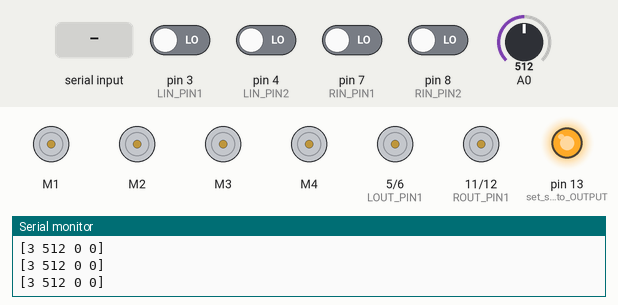
A sketch run on a simulated Arduino Uno, built with avr-gcc and run on an emulated ATmega328P. Parts: 4 × DC motor (green arrow = forward, orange = backward, longer = faster), motor-driver pin pairs drawn as motors (green arrow = first pin HIGH = forward, orange = second pin HIGH = backward, longer = more drive), output pins drawn as LEDs (lit = HIGH), the last lines printed to the serial monitor. Inputs (shaded band) come from the test bench; at power-on: pin 3 (LIN_PIN1), pin 4 (LIN_PIN2), pin 7 (RIN_PIN1), pin 8 (RIN_PIN2) LOW, A0 = 512.

Above: at 1.2 s.
1.3 s: "[a a 90 45 200 10]\n" received over Serial
At 2.4 s:
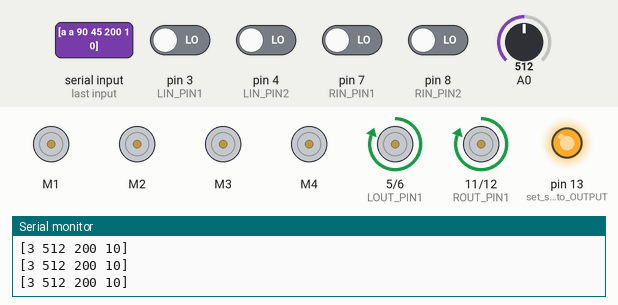
Timing chart, 0 to 4.3 s (numbered marks = the images above; inputs shaded):
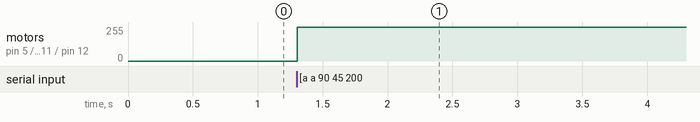

The sketch:

dev03-thigh_u.ino
```cpp
#include <Wire.h>
#include <Adafruit_MotorShield.h>
#include "utility/Adafruit_PWMServoDriver.h"
#include <string.h>

#define DEV_ID 3
#define LIN_PIN1  3
#define LIN_PIN2  4
#define LOUT_PIN1 5
#define LOUT_PIN2 6
#define RIN_PIN1  7
#define RIN_PIN2  8
#define ROUT_PIN1 11
#define ROUT_PIN2 12

Adafruit_MotorShield AFMS = Adafruit_MotorShield();
Adafruit_DCMotor *motors[4];
static int v[2];
static char signature;
static char leftsig;
static char rightsig;
static char instr_activate;

const int bufsize = 256;
const int safesize = bufsize / 2;
char buf[bufsize];
char msg[bufsize];
char wbuf[safesize];
unsigned long msecs;
char numbuf[4];

int limit(int x, int a, int b) {
  if (x > b) {
    return b;
  } else if (x < a) {
    return a;
  } else {
    return x;
  }
}

void setmotors(int leftv, int rightv) {
  bool leftisneg = leftv < 0;
  bool rightisneg = rightv < 0;
  leftv = limit(abs(leftv), 0, 128);
  rightv = limit(abs(rightv), 0, 128);
  if (leftsig == signature) {
    motors[0]->setSpeed(leftv);
    motors[1]->setSpeed(leftv);
    if (leftisneg) {
      motors[0]->run(BACKWARD);
      motors[1]->run(FORWARD);
    } else {
      motors[0]->run(FORWARD);
      motors[1]->run(BACKWARD);
    }
  } else {
    motors[0]->setSpeed(0);
    motors[1]->setSpeed(0);
  }
  if (rightsig == signature) {
    motors[2]->setSpeed(rightv);
    motors[3]->setSpeed(rightv);
    if (rightisneg) {
      motors[2]->run(FORWARD);
      motors[3]->run(BACKWARD);
    } else {
      motors[2]->run(BACKWARD);
      motors[3]->run(FORWARD);
    }
  } else {
    motors[2]->setSpeed(0);
    motors[3]->setSpeed(0);
  }
}

void read_signatures() {
  char leftbit0 = (digitalRead(LIN_PIN1) == HIGH);
  char leftbit1 = (digitalRead(LIN_PIN2) == HIGH) << 1;
  leftsig = leftbit1 | leftbit0;
  char rightbit0 = (digitalRead(RIN_PIN1) == HIGH);
  char rightbit1 = (digitalRead(RIN_PIN2) == HIGH) << 1;
  rightsig = rightbit1 | rightbit0;
}

void write_signature() {
  char bit0 = (signature & 0x01);
  char bit1 = (signature & 0x02) >> 1;
  digitalWrite(LOUT_PIN1, bit0 ? HIGH : LOW);
  digitalWrite(LOUT_PIN2, bit1 ? HIGH : LOW);
  digitalWrite(ROUT_PIN1, bit0 ? HIGH : LOW);
  digitalWrite(ROUT_PIN2, bit1 ? HIGH : LOW);
}

void setup() {
  motors[0] = AFMS.getMotor(1);
  motors[1] = AFMS.getMotor(2);
  motors[2] = AFMS.getMotor(3);
  motors[3] = AFMS.getMotor(4);

  pinMode(A0, INPUT);

  // signature synchronization
  pinMode(LIN_PIN1, INPUT);
  pinMode(LIN_PIN2, INPUT);
  pinMode(LOUT_PIN1, OUTPUT);
  pinMode(LOUT_PIN2, OUTPUT);
  pinMode(RIN_PIN1, INPUT);
  pinMode(RIN_PIN2, INPUT);
  pinMode(ROUT_PIN1, OUTPUT);
  pinMode(ROUT_PIN2, OUTPUT);
  write_signature();

  pinMode(13, OUTPUT); // set status LED to OUTPUT and HIGH
  digitalWrite(13, HIGH);

  AFMS.begin();
  setmotors(0, 0);
  Serial.begin(57600);
  msecs = millis();
}

static int targetv[2];
static int prevv[2];
static int targetp[2];

void loop() {
  int nbytes = 0;
  if ((nbytes = Serial.available())) {
    // read + attach null byte
    int obytes = strlen(buf);
    Serial.readBytes(&buf[obytes], nbytes);
    buf[nbytes + obytes] = '\0';

    // resize just in case
    if (strlen(buf) > safesize) {
      memmove(buf, &buf[strlen(buf) - safesize], safesize);
      buf[safesize] = '\0'; // just in case
    }

    // extract possible message
    char *s, *e;
    if ((e = strchr(buf, '\n'))) {
      e[0] = '\0';
      if ((s = strrchr(buf, '['))) {
        // CUSTOMIZE
        sscanf(s, "[%c %c %d %d %d %d]\n",
          &instr_activate,
          &signature,
          &targetp[0],
          &targetp[1],
          &targetv[0],
          &targetv[1]);
        write_signature();
      }
      memmove(buf, &e[1], strlen(&e[1]) + sizeof(char));
    }
  }
  int deltav[2] = { targetv[0] - prevv[0], targetv[1] - prevv[1] };
  int sign[2] = { deltav[0] >= 0 ? 1 : -1, deltav[1] >= 0 ? 1 : -1 };
  deltav[0] *= sign[0];
  deltav[1] *= sign[1];
  if (deltav[0] > 4) {
    deltav[0] = 4;
  }
  if (deltav[1] > 4) {
    deltav[1] = 4;
  }
  v[0] = limit(prevv[0] + (deltav[0] * sign[0]), -255, 255);
  v[1] = limit(prevv[1] + (deltav[1] * sign[1]), -255, 255);
  read_signatures();
  setmotors(v[0], v[1]);
  prevv[0] = v[0];
  prevv[1] = v[1];

  if (millis() - msecs > 100) {
    sprintf(wbuf, "[%d %d %d %d]\n",
      DEV_ID,
      analogRead(A0),
      v[0],
      v[1]);
    Serial.print(wbuf);
    msecs = millis();
  }
}
```

Measured:
- after the input at 1.3 s, motor on pin 5 (LOUT_PIN1) / pin 6 (LOUT_PIN2), motor on pin 11 (ROUT_PIN1) / pin 12 (ROUT_PIN2): stopped → forward 255/255 at once
